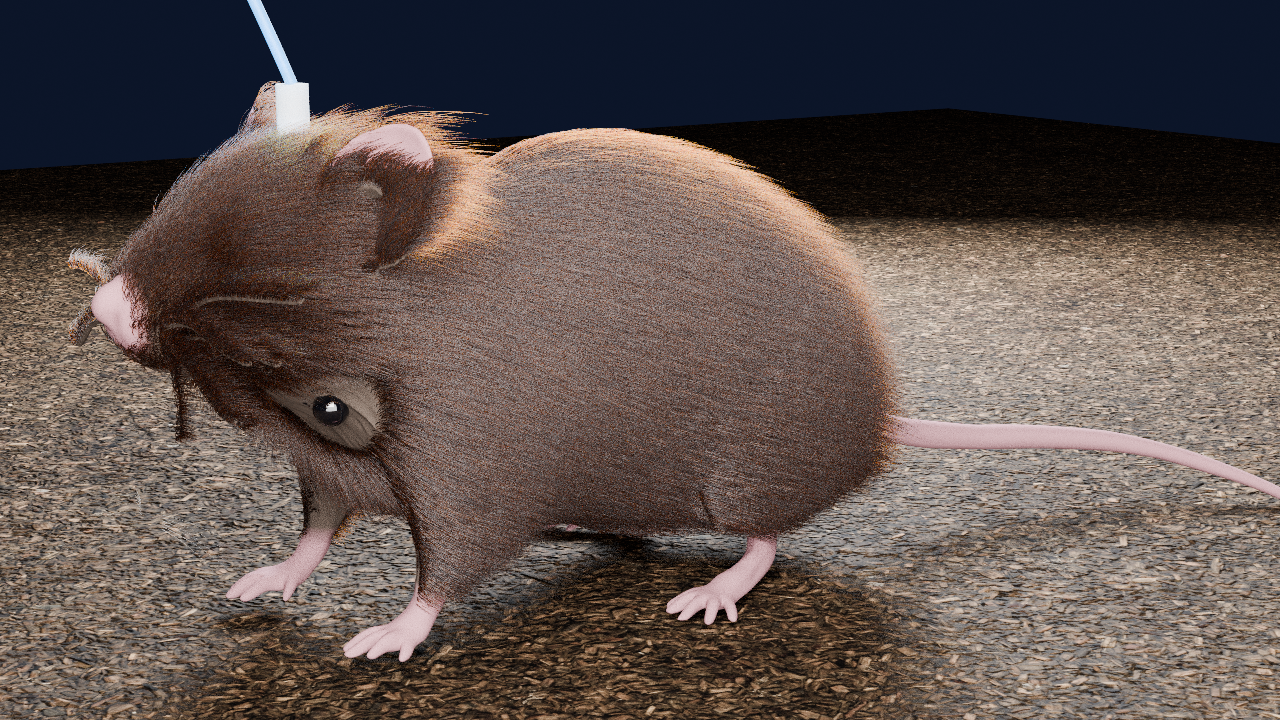
#> input picture episodes/E2-optogenetics/v8/review/cut8_samples/fur_v2_closeup_before.png, 1280 x 720 px, given in place of sf01c_open_bg.png, which was not available
$ python render_r14.py ../review/cut8_samples/fur_v2_closeup_before.png
#> lines starting #> are read from the running program, lines starting #| are printed output that depends on the picture; pictures that were not available may be replaced by others from this repository, and a replacement may not be noted
### episodes/E2-optogenetics/v8/tools/mol.py
"""Flat Goodsell-style molecule drawing shared by SF06/SF08/SF09 (retinal, azobenzene).
Same look everywhere: rounded thick bonds, dark outline, soft top highlight, methyl nubs."""
import math, numpy as np
from PIL import Image, ImageDraw, ImageFilter

def hexring(cx, cy, r, rot=0.0):
    return [(cx + r*math.cos(rot + k*math.pi/3), cy + r*math.sin(rot + k*math.pi/3)) for k in range(6)]

# [35 lines left out: function retinal_geom, not called in this run]

def azobenzene_geom(cis=False):
    """trans azobenzene Ph-N=N-Ph (aromatic rings) with a tether stub (maleimide linker) on one ring"""
#> called with cis = False
    C = {}; bonds = []
    r1 = hexring(0, 0, 1.0, rot=0)
    for i, p in enumerate(r1): C[f'a{i}'] = p
    for i in range(6): bonds.append((f'a{i}', f'a{(i+1)%6}', 2 if i % 2 == 0 else 1))
    C['N1'] = (r1[0][0] + 0.9, r1[0][1] + 0.5)
    C['N2'] = (C['N1'][0] + 1.0, C['N1'][1] - 0.0) if not cis else (C['N1'][0] + 0.5, C['N1'][1] + 0.87)
    bonds += [('a0', 'N1', 1), ('N1', 'N2', 2)]
    bx, by = (C['N2'][0] + 0.9, C['N2'][1] - 0.5) if not cis else (C['N2'][0] + 0.2, C['N2'][1] + 0.98)
    r2 = hexring(bx + 1.0, by, 1.0, rot=0) if not cis else hexring(bx + 0.5, by + 0.87, 1.0, rot=math.pi/3)
    for i, p in enumerate(r2): C[f'b{i}'] = p
    for i in range(6): bonds.append((f'b{i}', f'b{(i+1)%6}', 2 if i % 2 == 0 else 1))
    near = min(range(6), key=lambda i: math.hypot(r2[i][0]-C['N2'][0], r2[i][1]-C['N2'][1]))
    bonds.append(('N2', f'b{near}', 1))
    # tether from far side of ring a
    C['T1'] = (r1[3][0] - 0.9, r1[3][1] + 0.5); C['T2'] = (C['T1'][0] - 0.9, C['T1'][1] + 0.5)
    bonds += [('a3', 'T1', 1), ('T1', 'T2', 1)]
    return C, bonds, [], {'N1': (90, 140, 255), 'N2': (90, 140, 255)}

# [48 lines left out: functions draw, composite, not called in this run]

### episodes/E2-optogenetics/v8/tools/sf.py
"""Styleframe compositor: smooth sub-pixel camera moves, glows, CJK type, labels, grade. 24 fps."""
import numpy as np, cv2, subprocess, os, math
from PIL import Image, ImageDraw, ImageFont, ImageFilter
SERIF_B='/usr/share/fonts/opentype/noto/NotoSerifCJK-Bold.ttc'; SERIF='/usr/share/fonts/opentype/noto/NotoSerifCJK-Regular.ttc'
SANS='/usr/share/fonts/opentype/noto/NotoSansCJK-Regular.ttc'; SANS_B='/usr/share/fonts/opentype/noto/NotoSansCJK-Bold.ttc'
INK=(11,16,34); CREAM=(244,239,230); GOLD=(233,184,92); CYAN=(63,169,255); AMBER=(255,180,67); MUTED=(150,162,190)
def F(path,size,idx=2): return ImageFont.truetype(path,int(size),index=idx)  # idx 2 = SC in Noto CJK ttc
def ease(t): t=min(max(t,0),1); return t*t*(3-2*t)
def ease_out(t): t=min(max(t,0),1); return 1-(1-t)**3
def ramp(t,a,b): return ease((t-a)/(b-a)) if b>a else float(t>=a)
def load(p): return np.asarray(Image.open(p).convert('RGB')).astype(np.float32)/255
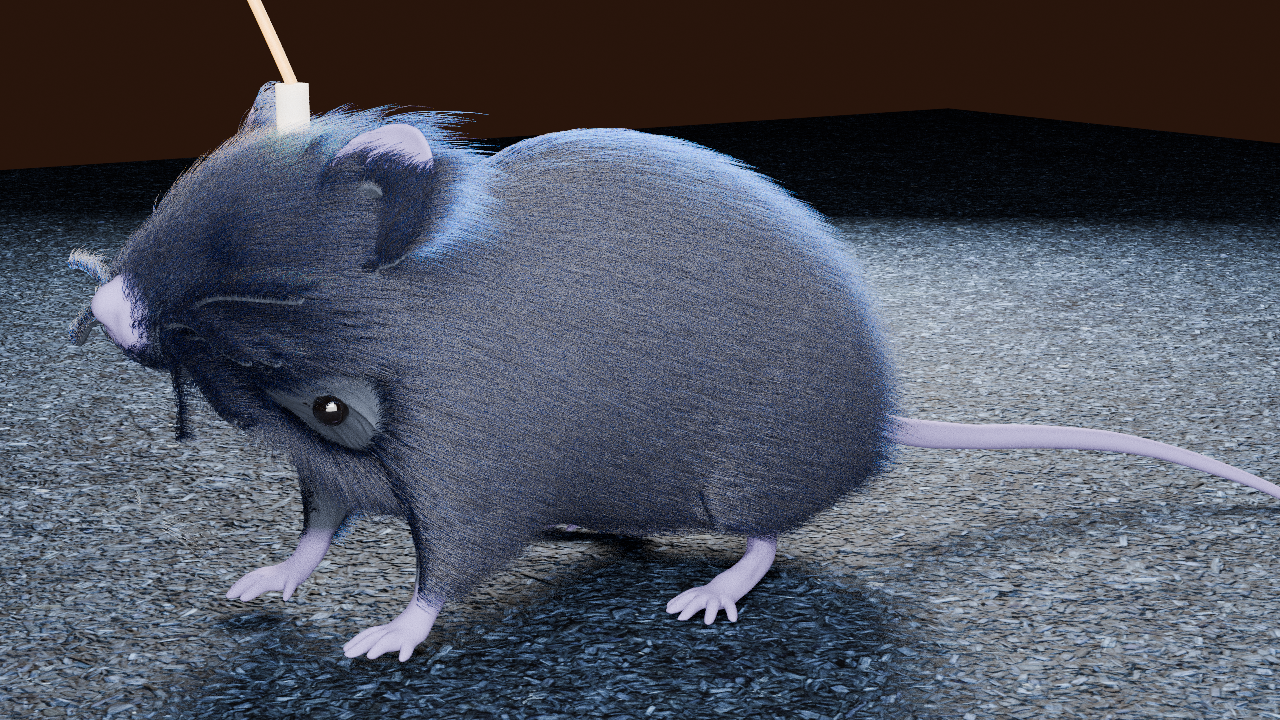
#> returned value: shape (720, 1280, 3) float32; mean of channels 0, 1, 2 0.367, 0.319, 0.303; drawn as B, G, R
# [5 lines left out: function cam, not called in this run]
def to_px(img,x,y,W,H,zoom,cx,cy):
    h,w=img.shape[:2]; s=max(W/w,H/h)*zoom; return (W/2+s*(x*w-cx*w), H/2+s*(y*h-cy*h))
def glow(rgb,thresh=0.7,radius=25,amt=0.6):
    b=np.clip(rgb-thresh,0,1)/(1-thresh); g=cv2.GaussianBlur(b,(0,0),radius); return np.clip(rgb+g*amt,0,1)
def radial(W,H,x,y,r,color,amt):
    yy,xx=np.mgrid[0:H,0:W]; d=np.exp(-((xx-x)**2+(yy-y)**2)/(2*r*r)); return d[...,None]*np.array(color)/255*amt
# [6 lines left out: function grade, not called in this run]
class Layer:
    """RGBA text/graphics layer at supersample 2x"""
    def __init__(s,W,H,ss=2): s.W,s.H,s.ss=W,H,ss; s.im=Image.new('RGBA',(W*ss,H*ss),(0,0,0,0)); s.d=ImageDraw.Draw(s.im)
    # [17 lines left out: function text, not called in this run]
    def line(s,pts,fill=CREAM,width=1.2,alpha=1.0):
        s.d.line([(x*s.ss,y*s.ss) for x,y in pts],fill=(*fill,int(255*alpha)),width=max(1,int(width*s.ss)),joint='curve')
    def dot(s,xy,r,fill=CREAM,alpha=1.0):
        x,y=xy; s.d.ellipse([(x-r)*s.ss,(y-r)*s.ss,(x+r)*s.ss,(y+r)*s.ss],fill=(*fill,int(255*alpha)))
    def ring(s,xy,r,fill=CREAM,width=1.2,alpha=1.0):
        x,y=xy; s.d.ellipse([(x-r)*s.ss,(y-r)*s.ss,(x+r)*s.ss,(y+r)*s.ss],outline=(*fill,int(255*alpha)),width=max(1,int(width*s.ss)))
    def rrect(s,box,r,fill=None,outline=None,width=1.2,alpha=1.0):
        b=[v*s.ss for v in box]
        s.d.rounded_rectangle(b,r*s.ss,fill=(*fill,int(255*alpha)) if fill else None,outline=(*outline,int(255*alpha)) if outline else None,width=max(1,int(width*s.ss)))
    # [5 lines left out: function paste, not called in this run]
    def get(s,shadow=True,glow_amt=0.0):
        im=s.im.resize((s.W,s.H),Image.LANCZOS); a=np.asarray(im).astype(np.float32)/255; return a
# [27 lines left out: functions over, label, write_video, not called in this run]
def save(rgb,out): Image.fromarray((np.clip(rgb,0,1)*255).astype(np.uint8)).save(out)

### episodes/E2-optogenetics/v8/tools/sf_scenes.py
import sys; sys.path.insert(0,'/workspace/e2work/v8/tools')
from sf import *
G='/workspace/e2work/v8/gen/'
S={}
def scene(name,dur):
    def d(fn): S[name]=(fn,dur); return fn
    return d
_cache={}
def img(n):
    if n not in _cache: _cache[n]=load(G+n+'.png')
    return _cache[n]

# ---------- SF01 片头标题卡 (new, 0:03-0:08) ----------
# [98 lines left out: functions sf01, sf02, sf03, sf04, sf05, not called in this run]

def circ(path,box,size,ring=GOLD):
    im=Image.open(path).convert('RGB'); w,h=im.size; im=im.crop((int(box[0]*w),int(box[1]*h),int(box[2]*w),int(box[3]*h))).resize((size*2,size*2),Image.LANCZOS)
    m=Image.new('L',(size*2,size*2),0); ImageDraw.Draw(m).ellipse([0,0,size*2-1,size*2-1],fill=255); im.putalpha(m); return im

# ---------- SF06 设想→开关→方法 (A0_05a, Carl 0:59 一格格跳) ----------
# [133 lines left out: functions sf06, sf07, sf08, sf09, sf11, not called in this run]

# ---------- SF10 Tripo 小鼠 + 光纤 (A_08a, Carl 2:23) : Blender render + 2D light/labels pass ----------
import json as _json
_PJ=None
# [24 lines left out: function sf10, not called in this run]

# ======================= ROUND 2 (after independent review round 1) =======================
LT,LS=22,16   # label title / sub sizes at 1280 (review: subs >=15px)
def cyan_mask(im,vmin=170,blur=1.5):
    hsv=cv2.cvtColor((np.clip(im,0,1)*255).astype(np.uint8),cv2.COLOR_RGB2HSV).astype(np.float32)
    return cv2.GaussianBlur(((hsv[...,0]>88)&(hsv[...,0]<118)&(hsv[...,2]>vmin)).astype(np.float32),(0,0),blur)
# [270 lines left out: functions drift_specks, sf01, sf02, sf03, sf04, sf05 and 5 more, not called in this run]

# ---- SF10 round 2: rigged Tripo mouse (quadruped walk), light on f40-52, wakes and walks from f58 ----
_PJ2=None
# [55 lines left out: functions sf10, sf01, not called in this run]

_sf02_r2=S['SF02_1979_request'][0]
# [58 lines left out: functions sf02, sf03, not called in this run]

P5={'D':('sf05b_deisseroth',0.42),'H':('sf05b_hegemann',0.36),'N':('sf05b_nagel',0.42)}
def portrait(key,size,zoom=1.0):
    n,cy=P5[key]; return cam(img(n),size,size,zoom=zoom,cx=0.5,cy=cy)
# [16 lines left out: function sf05, not called in this run]

def circ_arr(arr,size,cy=0.42,zoom=1.6):
    a=cam(arr,size*2,size*2,zoom=zoom,cx=0.5,cy=cy); im=Image.fromarray((np.clip(a,0,1)*255).astype(np.uint8))
    m=Image.new('L',(size*2,size*2),0); ImageDraw.Draw(m).ellipse([0,0,size*2-1,size*2-1],fill=255); im.putalpha(m); return im
# [73 lines left out: functions sf06, sf07, not called in this run]

_sf08_r2=S['SF08_early_attempts'][0]
# [63 lines left out: functions sf08, sf09, sf11, not called in this run]

_PJ3=None
# [24 lines left out: function sf10, not called in this run]

# ---- SF02 r4: hide desk slab lower-left ----
_sf02_r3=S['SF02_1979_request'][0]
# [9 lines left out: function sf02, not called in this run]

# ---- SF06 r4: label retinal + pore inside the card ----
_sf06_r3=S['SF06_switch_diagram'][0]
# [52 lines left out: functions sf06, sf10, not called in this run]

### episodes/E2-optogenetics/v8/tools/sf_r7.py
"""Round 6b (Carl v1.2, 17:44): whole set in the SF08/SF09 Goodsell-style illustration family.
Plates restyled with image2 (style ref = sf09d); subject motion from Wan i2v where available; overlays added after."""
import sys, os; sys.path.insert(0, '/workspace/e2work/v8/tools')
from sf_r6 import *          # noqa
from sf_r6 import _cache
import sf_r5 as R5, sf_r6 as R6

GV = '/workspace/e2work/v8/gen/vid/'
_vids = {}
# [10 lines left out: function vframes, not called in this run]
def vat(name, t, size):
    fr, fps = vframes(name, size); x = min(max(t*fps, 0), len(fr)-1.001); i = int(x); a = x-i
    return fr[i]*(1-a)+fr[min(i+1, len(fr)-1)]*a
def have(name): return os.path.exists(GV+name+'.mp4')

def alias(old, new):
    _cache[old] = img(new)

# restyled plates replace the old ones under the old names, so the tuned scene code keeps working
alias('sf01b_open_bg', 'sf01c_open_bg')
alias('sf02_1979_crowd', 'sf02b_crowd')
#> call 2 of load, with p = '/workspace/e2work/v8/gen/sf02b_crowd.png'
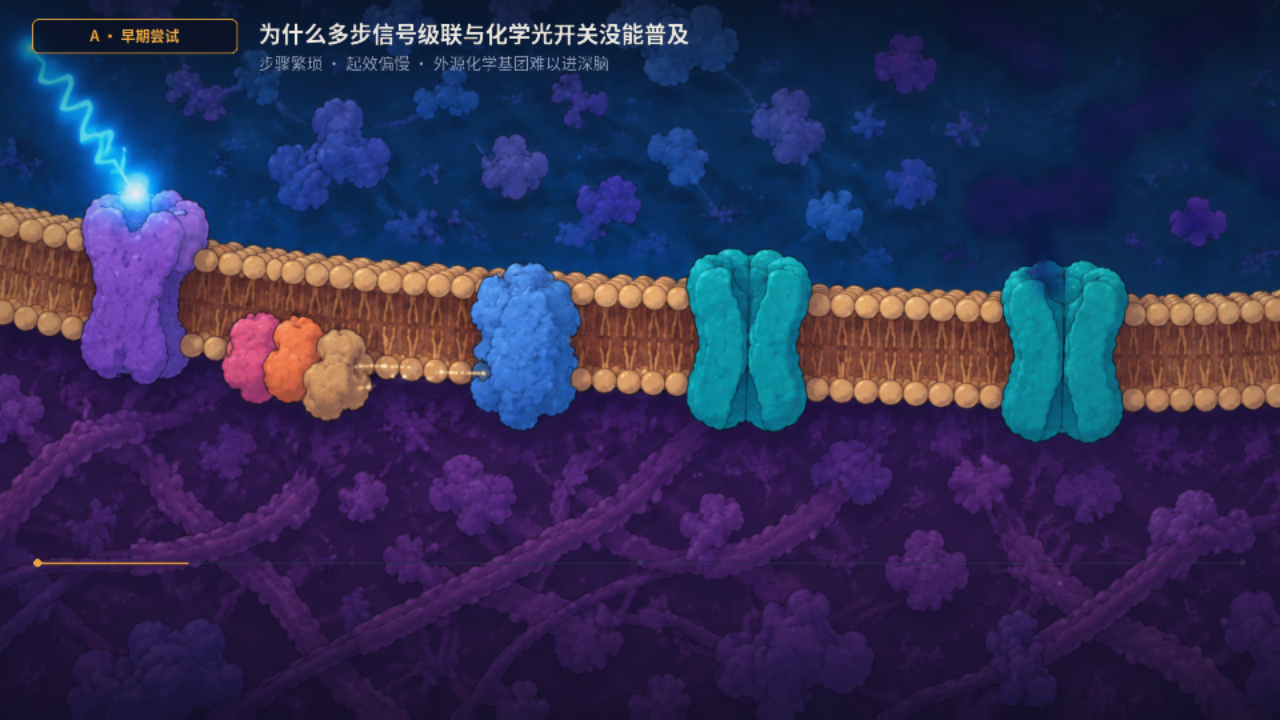
#> input picture episodes/E2-optogenetics/v8/review/cut8_samples/mol_style_SF08_early_attempts.png, 1280 x 720 px, given in place of sf02b_crowd.png, which was not available
#> in load (call 2), `def load(p): return np.asarray(Image.open(p).convert('RGB')).astype(np..`:
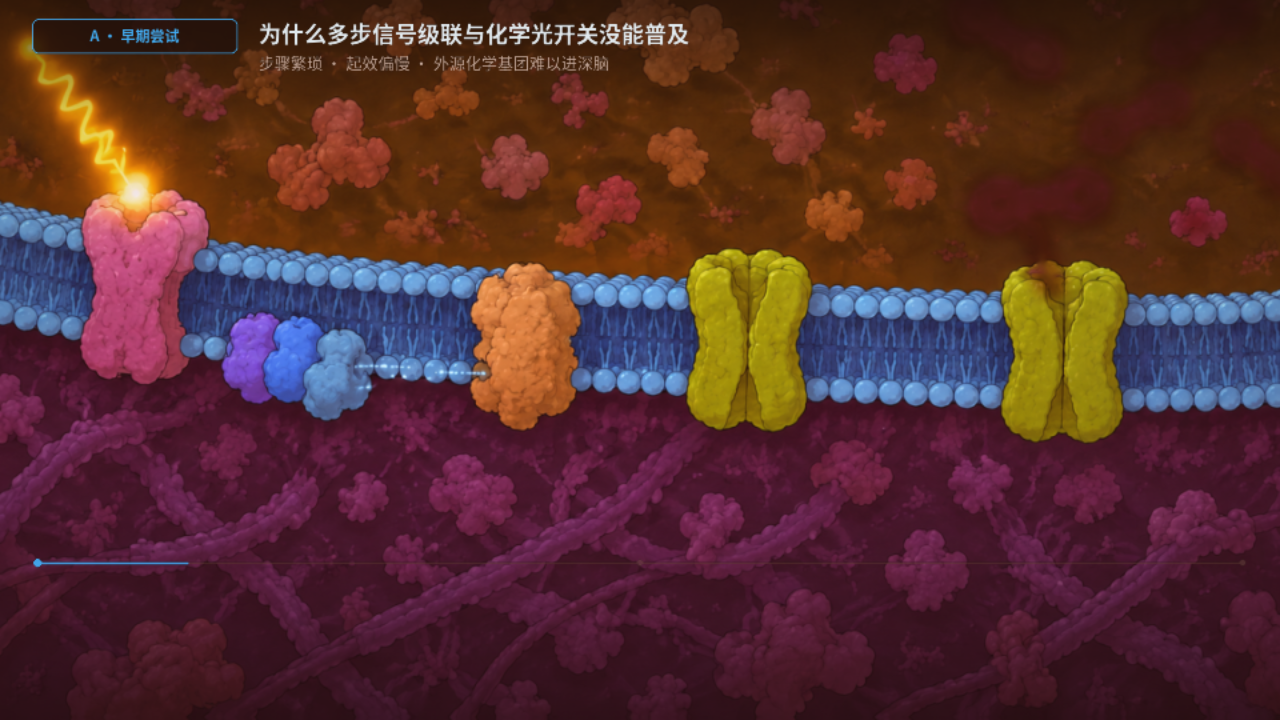
#> returned value: shape (720, 1280, 3) float32; mean of channels 0, 1, 2 0.186, 0.183, 0.337; drawn as B, G, R
alias('sf03d_microbes', 'sf03e_microbes')
alias('sf06r_neuron', 'sf06s_neuron')

# ---------------- SF01: Wan light-wave clip as the plate; plate darkened on the left so the title sits on a calm field ----------------
def _darkL(a, edge=0.56, amt=0.78):
    h, w = a.shape[:2]; xx = np.arange(w)[None, :, None]/w; m = np.clip((edge-xx)/0.25, 0, 1)
    return a*(1-amt*m)+np.array(INK, np.float32)/255*amt*m
_sf01 = S['SF01_open_title'][0]
_sf01_plate = _darkL(img('sf01c_open_bg'))
_cache['fg1'] = cv2.GaussianBlur(_darkL(img('sf01c_open_bg'), 0.9, 0.85), (0, 0), 18)   # calm foreground haze, not the mirrored bright neurons
# [5 lines left out: function sf01, not called in this run]

from sf_scenes import ramp as _r
# [48 lines left out: functions _sf02_core7, sf02, not called in this run]

# ---------------- SF03: restyled plate; Wan swim clip when available ----------------
_sf03 = S['SF03_microbe_clues'][0]
# [114 lines left out: functions sf03, sf07, _track10, sf10, not called in this run]

### episodes/E2-optogenetics/v8/tools/render_r14.py
import sys; sys.path.insert(0, '/workspace/e2work/v8/tools')
#> (the run stopped early here; a loop or call above may not have finished)
